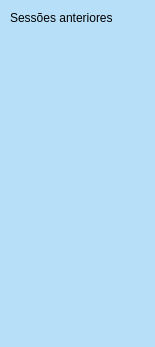
<?xml version="1.0" encoding="UTF-8"?>
<ui version="4.0">
 <class>Form</class>
 <widget class="QWidget" name="Form">
  <property name="geometry">
   <rect>
    <x>0</x>
    <y>0</y>
    <width>155</width>
    <height>347</height>
   </rect>
  </property>
  <property name="palette">
   <palette>
    <active>
     <colorrole role="WindowText">
      <brush brushstyle="SolidPattern">
       <color alpha="255">
        <red>0</red>
        <green>0</green>
        <blue>0</blue>
       </color>
      </brush>
     </colorrole>
     <colorrole role="Button">
      <brush brushstyle="SolidPattern">
       <color alpha="255">
        <red>183</red>
        <green>223</green>
        <blue>247</blue>
       </color>
      </brush>
     </colorrole>
     <colorrole role="Light">
      <brush brushstyle="SolidPattern">
       <color alpha="255">
        <red>255</red>
        <green>255</green>
        <blue>255</blue>
       </color>
      </brush>
     </colorrole>
     <colorrole role="Midlight">
      <brush brushstyle="SolidPattern">
       <color alpha="255">
        <red>219</red>
        <green>239</green>
        <blue>251</blue>
       </color>
      </brush>
     </colorrole>
     <colorrole role="Dark">
      <brush brushstyle="SolidPattern">
       <color alpha="255">
        <red>91</red>
        <green>111</green>
        <blue>123</blue>
       </color>
      </brush>
     </colorrole>
     <colorrole role="Mid">
      <brush brushstyle="SolidPattern">
       <color alpha="255">
        <red>122</red>
        <green>148</green>
        <blue>164</blue>
       </color>
      </brush>
     </colorrole>
     <colorrole role="Text">
      <brush brushstyle="SolidPattern">
       <color alpha="255">
        <red>0</red>
        <green>0</green>
        <blue>0</blue>
       </color>
      </brush>
     </colorrole>
     <colorrole role="BrightText">
      <brush brushstyle="SolidPattern">
       <color alpha="255">
        <red>255</red>
        <green>255</green>
        <blue>255</blue>
       </color>
      </brush>
     </colorrole>
     <colorrole role="ButtonText">
      <brush brushstyle="SolidPattern">
       <color alpha="255">
        <red>0</red>
        <green>0</green>
        <blue>0</blue>
       </color>
      </brush>
     </colorrole>
     <colorrole role="Base">
      <brush brushstyle="SolidPattern">
       <color alpha="255">
        <red>255</red>
        <green>255</green>
        <blue>255</blue>
       </color>
      </brush>
     </colorrole>
     <colorrole role="Window">
      <brush brushstyle="SolidPattern">
       <color alpha="255">
        <red>183</red>
        <green>223</green>
        <blue>247</blue>
       </color>
      </brush>
     </colorrole>
     <colorrole role="Shadow">
      <brush brushstyle="SolidPattern">
       <color alpha="255">
        <red>0</red>
        <green>0</green>
        <blue>0</blue>
       </color>
      </brush>
     </colorrole>
     <colorrole role="AlternateBase">
      <brush brushstyle="SolidPattern">
       <color alpha="255">
        <red>219</red>
        <green>239</green>
        <blue>251</blue>
       </color>
      </brush>
     </colorrole>
     <colorrole role="ToolTipBase">
      <brush brushstyle="SolidPattern">
       <color alpha="255">
        <red>255</red>
        <green>255</green>
        <blue>220</blue>
       </color>
      </brush>
     </colorrole>
     <colorrole role="ToolTipText">
      <brush brushstyle="SolidPattern">
       <color alpha="255">
        <red>0</red>
        <green>0</green>
        <blue>0</blue>
       </color>
      </brush>
     </colorrole>
    </active>
    <inactive>
     <colorrole role="WindowText">
      <brush brushstyle="SolidPattern">
       <color alpha="255">
        <red>0</red>
        <green>0</green>
        <blue>0</blue>
       </color>
      </brush>
     </colorrole>
     <colorrole role="Button">
      <brush brushstyle="SolidPattern">
       <color alpha="255">
        <red>183</red>
        <green>223</green>
        <blue>247</blue>
       </color>
      </brush>
     </colorrole>
     <colorrole role="Light">
      <brush brushstyle="SolidPattern">
       <color alpha="255">
        <red>255</red>
        <green>255</green>
        <blue>255</blue>
       </color>
      </brush>
     </colorrole>
     <colorrole role="Midlight">
      <brush brushstyle="SolidPattern">
       <color alpha="255">
        <red>219</red>
        <green>239</green>
        <blue>251</blue>
       </color>
      </brush>
     </colorrole>
     <colorrole role="Dark">
      <brush brushstyle="SolidPattern">
       <color alpha="255">
        <red>91</red>
        <green>111</green>
        <blue>123</blue>
       </color>
      </brush>
     </colorrole>
     <colorrole role="Mid">
      <brush brushstyle="SolidPattern">
       <color alpha="255">
        <red>122</red>
        <green>148</green>
        <blue>164</blue>
       </color>
      </brush>
     </colorrole>
     <colorrole role="Text">
      <brush brushstyle="SolidPattern">
       <color alpha="255">
        <red>0</red>
        <green>0</green>
        <blue>0</blue>
       </color>
      </brush>
     </colorrole>
     <colorrole role="BrightText">
      <brush brushstyle="SolidPattern">
       <color alpha="255">
        <red>255</red>
        <green>255</green>
        <blue>255</blue>
       </color>
      </brush>
     </colorrole>
     <colorrole role="ButtonText">
      <brush brushstyle="SolidPattern">
       <color alpha="255">
        <red>0</red>
        <green>0</green>
        <blue>0</blue>
       </color>
      </brush>
     </colorrole>
     <colorrole role="Base">
      <brush brushstyle="SolidPattern">
       <color alpha="255">
        <red>255</red>
        <green>255</green>
        <blue>255</blue>
       </color>
      </brush>
     </colorrole>
     <colorrole role="Window">
      <brush brushstyle="SolidPattern">
       <color alpha="255">
        <red>183</red>
        <green>223</green>
        <blue>247</blue>
       </color>
      </brush>
     </colorrole>
     <colorrole role="Shadow">
      <brush brushstyle="SolidPattern">
       <color alpha="255">
        <red>0</red>
        <green>0</green>
        <blue>0</blue>
       </color>
      </brush>
     </colorrole>
     <colorrole role="AlternateBase">
      <brush brushstyle="SolidPattern">
       <color alpha="255">
        <red>219</red>
        <green>239</green>
        <blue>251</blue>
       </color>
      </brush>
     </colorrole>
     <colorrole role="ToolTipBase">
      <brush brushstyle="SolidPattern">
       <color alpha="255">
        <red>255</red>
        <green>255</green>
        <blue>220</blue>
       </color>
      </brush>
     </colorrole>
     <colorrole role="ToolTipText">
      <brush brushstyle="SolidPattern">
       <color alpha="255">
        <red>0</red>
        <green>0</green>
        <blue>0</blue>
       </color>
      </brush>
     </colorrole>
    </inactive>
    <disabled>
     <colorrole role="WindowText">
      <brush brushstyle="SolidPattern">
       <color alpha="255">
        <red>91</red>
        <green>111</green>
        <blue>123</blue>
       </color>
      </brush>
     </colorrole>
     <colorrole role="Button">
      <brush brushstyle="SolidPattern">
       <color alpha="255">
        <red>183</red>
        <green>223</green>
        <blue>247</blue>
       </color>
      </brush>
     </colorrole>
     <colorrole role="Light">
      <brush brushstyle="SolidPattern">
       <color alpha="255">
        <red>255</red>
        <green>255</green>
        <blue>255</blue>
       </color>
      </brush>
     </colorrole>
     <colorrole role="Midlight">
      <brush brushstyle="SolidPattern">
       <color alpha="255">
        <red>219</red>
        <green>239</green>
        <blue>251</blue>
       </color>
      </brush>
     </colorrole>
     <colorrole role="Dark">
      <brush brushstyle="SolidPattern">
       <color alpha="255">
        <red>91</red>
        <green>111</green>
        <blue>123</blue>
       </color>
      </brush>
     </colorrole>
     <colorrole role="Mid">
      <brush brushstyle="SolidPattern">
       <color alpha="255">
        <red>122</red>
        <green>148</green>
        <blue>164</blue>
       </color>
      </brush>
     </colorrole>
     <colorrole role="Text">
      <brush brushstyle="SolidPattern">
       <color alpha="255">
        <red>91</red>
        <green>111</green>
        <blue>123</blue>
       </color>
      </brush>
     </colorrole>
     <colorrole role="BrightText">
      <brush brushstyle="SolidPattern">
       <color alpha="255">
        <red>255</red>
        <green>255</green>
        <blue>255</blue>
       </color>
      </brush>
     </colorrole>
     <colorrole role="ButtonText">
      <brush brushstyle="SolidPattern">
       <color alpha="255">
        <red>91</red>
        <green>111</green>
        <blue>123</blue>
       </color>
      </brush>
     </colorrole>
     <colorrole role="Base">
      <brush brushstyle="SolidPattern">
       <color alpha="255">
        <red>183</red>
        <green>223</green>
        <blue>247</blue>
       </color>
      </brush>
     </colorrole>
     <colorrole role="Window">
      <brush brushstyle="SolidPattern">
       <color alpha="255">
        <red>183</red>
        <green>223</green>
        <blue>247</blue>
       </color>
      </brush>
     </colorrole>
     <colorrole role="Shadow">
      <brush brushstyle="SolidPattern">
       <color alpha="255">
        <red>0</red>
        <green>0</green>
        <blue>0</blue>
       </color>
      </brush>
     </colorrole>
     <colorrole role="AlternateBase">
      <brush brushstyle="SolidPattern">
       <color alpha="255">
        <red>183</red>
        <green>223</green>
        <blue>247</blue>
       </color>
      </brush>
     </colorrole>
     <colorrole role="ToolTipBase">
      <brush brushstyle="SolidPattern">
       <color alpha="255">
        <red>255</red>
        <green>255</green>
        <blue>220</blue>
       </color>
      </brush>
     </colorrole>
     <colorrole role="ToolTipText">
      <brush brushstyle="SolidPattern">
       <color alpha="255">
        <red>0</red>
        <green>0</green>
        <blue>0</blue>
       </color>
      </brush>
     </colorrole>
    </disabled>
   </palette>
  </property>
  <property name="windowTitle">
   <string>Form</string>
  </property>
  <widget class="QLabel" name="label">
   <property name="geometry">
    <rect>
     <x>10</x>
     <y>10</y>
     <width>123</width>
     <height>15</height>
    </rect>
   </property>
   <property name="text">
    <string>Sessões anteriores</string>
   </property>
  </widget>
 </widget>
 <resources/>
 <connections/>
</ui>
